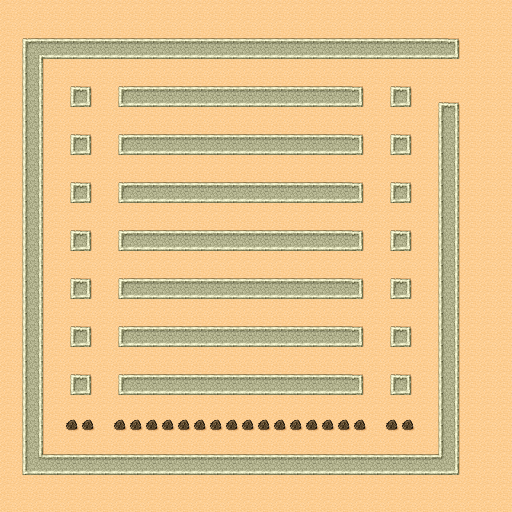

This is a level from a 2D game, rendered from its Tiled map with the project's own tilesets. A one-line summary and the map file follow, with tile-layer data summarised:
An orthogonal 32x32 tile map with 16x16 px tiles, 2 tile layers (Collision, Background), 2 tilesets and 2 objects (SpawnPoint1, SpawnPoint2).

<map version="1.0" orientation="orthogonal" width="32" height="32" tilewidth="16" tileheight="16">
 <tileset firstgid="1" name="tmw_desert_spacing" tilewidth="16" tileheight="16" spacing="2" margin="2">
  <image source="tmw_desert_spacing.png" width="146" height="110" />
 </tileset>
 <tileset firstgid="49" name="Collision" tilewidth="16" tileheight="16" spacing="2" margin="2">
  <image source="Collision.png" width="38" height="20" />
  <tile id="0">
   <properties>
    <property name="Collidable" value="False" />
   </properties>
  </tile>
  <tile id="1">
   <properties>
    <property name="Collidable" value="True" />
   </properties>
  </tile>
 </tileset>
 <objectgroup name="Objects" width="32" height="32">
  <object name="SpawnPoint1" x="56" y="439" />
  <object name="SpawnPoint2" x="407" y="70" />
 </objectgroup>
 <layer name="Collision" width="32" height="32">
  <data>[1024 cells, 504 non-empty, 1 distinct tile ids]</data>
 </layer>
 <layer name="Background" width="32" height="32">
  <data>[1024 cells, 1024 non-empty, 13 distinct tile ids]</data>
 </layer>
</map>